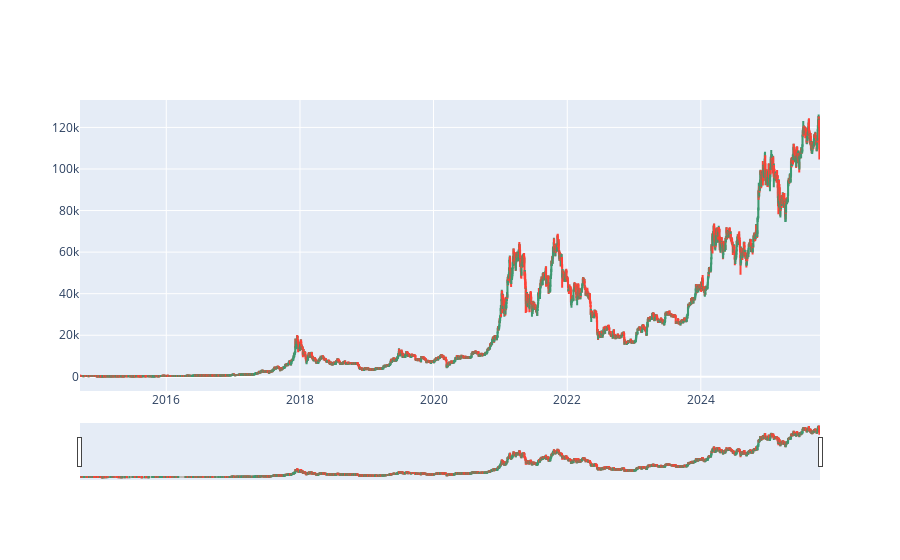

The cell this chart's notebook holds for it:
### Code cell
df = df_BTC
assert df is not None

fig = go.Figure(data=[go.Candlestick(x=df.index,
                open=df['Open'],
                high=df['High'],
                low=df['Low'],
                close=df['Close'])])

fig.show()

### Figure 1 — Plotly figure (JSON) as saved in the notebook; plotly's stock layout.template omitted (floating-point values rounded to 4 significant figures; data arrays with more than 128 entries replaced by an {"elided": "..."} marker saying what was removed)
{"data": [{"close": {"elided": "4044 float values"}, "high": {"elided": "4044 float values"}, "low": {"elided": "4044 float values"}, "open": {"elided": "4044 float values"}, "type": "candlestick", "x": {"elided": "4044 str values"}}], "layout": {}}
